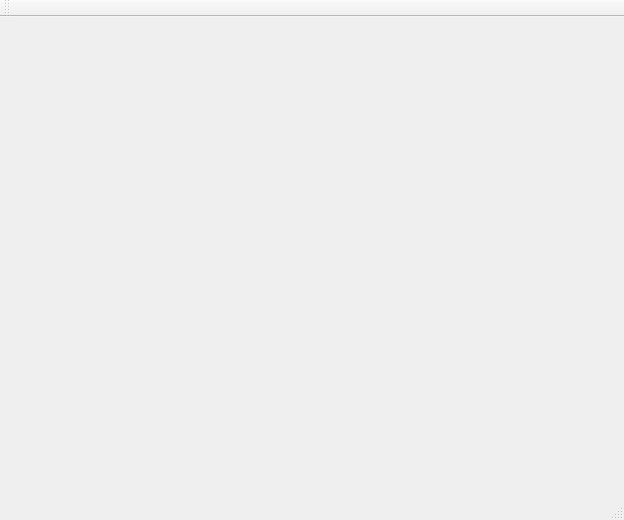
<?xml version="1.0" encoding="UTF-8"?>
<ui version="4.0">
 <class>AudioProject</class>
 <widget class="QMainWindow" name="AudioProject">
  <property name="geometry">
   <rect>
    <x>0</x>
    <y>0</y>
    <width>624</width>
    <height>520</height>
   </rect>
  </property>
  <property name="windowTitle">
   <string>AudioProject</string>
  </property>
  <widget class="QWidget" name="centralWidget"/>
  <widget class="QMenuBar" name="menuBar">
   <property name="geometry">
    <rect>
     <x>0</x>
     <y>0</y>
     <width>624</width>
     <height>23</height>
    </rect>
   </property>
  </widget>
  <widget class="QToolBar" name="mainToolBar">
   <attribute name="toolBarArea">
    <enum>TopToolBarArea</enum>
   </attribute>
   <attribute name="toolBarBreak">
    <bool>false</bool>
   </attribute>
  </widget>
  <widget class="QStatusBar" name="statusBar"/>
 </widget>
 <layoutdefault spacing="6" margin="11"/>
 <resources/>
 <connections/>
</ui>
